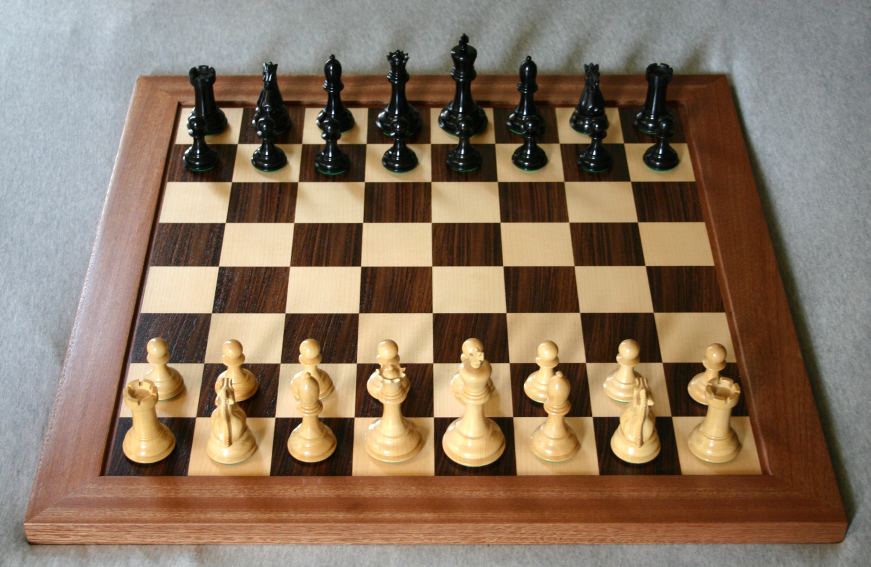
#> input picture test.jpg, 2611 x 1699 px (shown at 1/3 size)
$ python -i grid_detection.py   (imports and definitions only)   (older library calls are emulated)
#> lines starting #> are read from the running program, lines starting #| are printed output that depends on the picture; after the words box and inside, x2 and y2 are one past the last pixel; in counts of white or black regions, pixels touching at a corner belong together
#> further down, picture is the input picture: shape (1699, 2611, 3); mean B, G, R 97.9, 117.7, 137.7
import cv2
import numpy as np
from sklearn.cluster import AgglomerativeClustering, DBSCAN
from scipy.spatial.distance import pdist, squareform


# [36 lines left out: functions _absolute_angle_difference, get_intersections, _get_intersection, _fix_negative_rho, not called in this run]


def get_lines(image):
    gray = cv2.cvtColor(image, cv2.COLOR_BGR2GRAY)
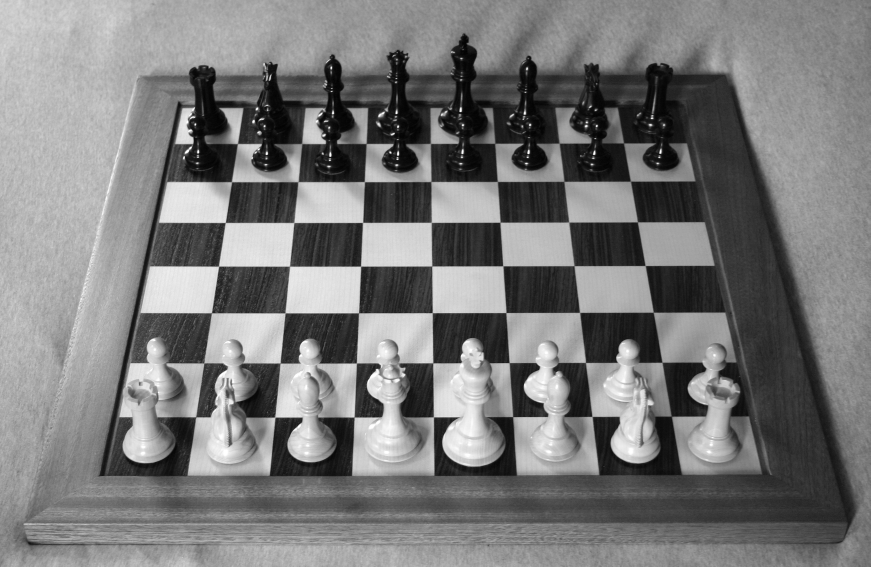
#> gray: shape (1699, 2611) (shown at 1/3 size); min 0, max 255, mean 121.4
    edged = cv2.Canny(gray, 90, 400)
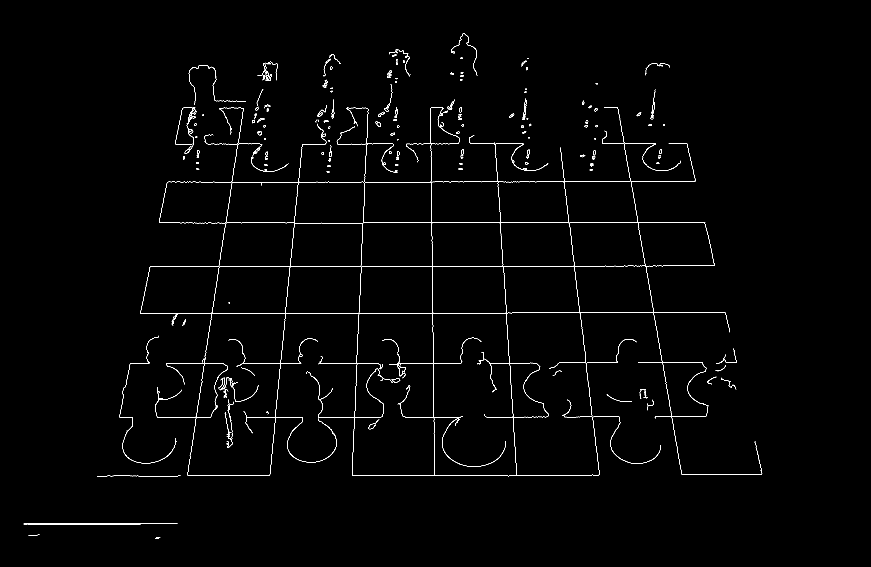
#> edged: shape (1699, 2611) (shown at 1/3 size); 0.81% white in thin lines or dots, all inside (x1, y1, x2, y2) = (71, 100, 2287, 1617)
    return cv2.HoughLines(edged, 1, np.pi / 360, 100)


# [211 lines left out: functions compute_vertical_and_horizontal_lines, cluster_similar_lines, computeOptimalHomography, warpImage, inferMissingLines, findAllIntersection, not called in this run]

>>> import cv2
>>> picture = cv2.imread('test.jpg')
>>> result = get_lines(picture)
#> result = 175 rows, first 8: [799, 1.57], [939, 1.57], [668, 1.57], [546, 1.57], [1427, 1.57], [1117, 0.0436], [1090, 1.57], [1252, 1.57]

$ run again, on 3828.png
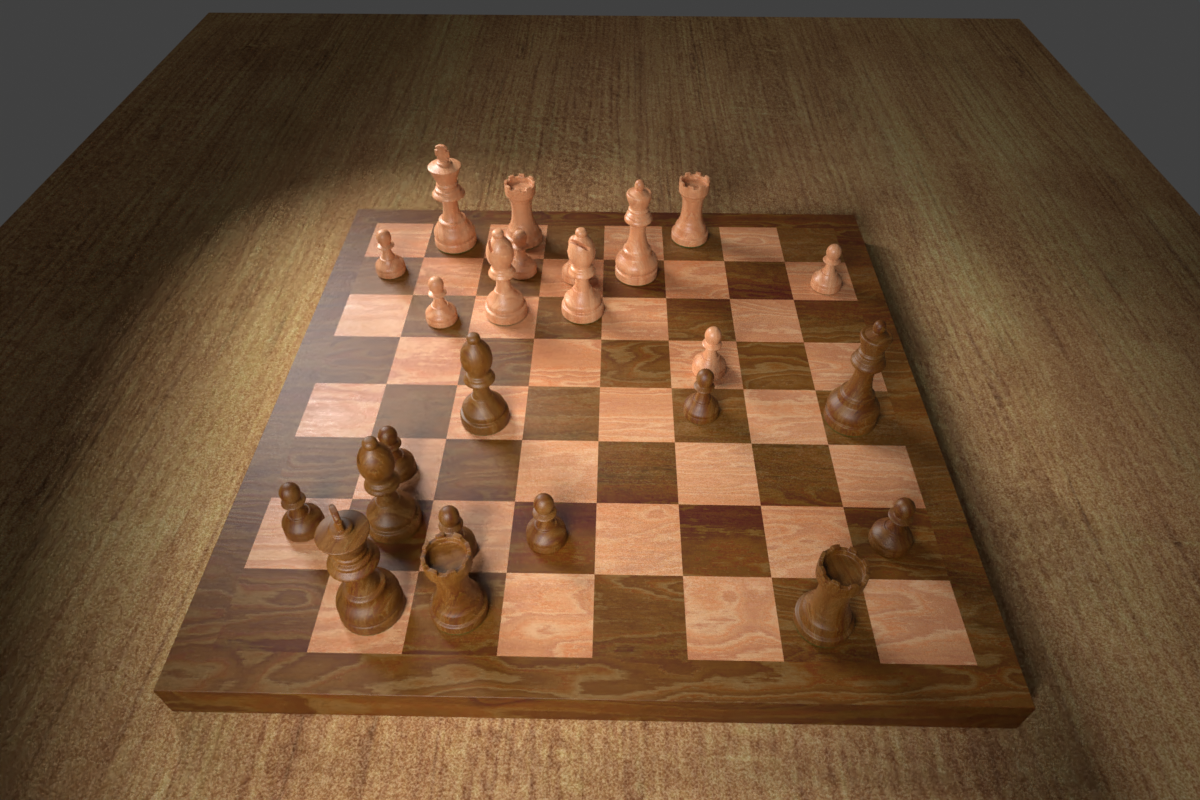
#> input picture 3828.png, 1200 x 800 px
#> picture is the input picture: shape (800, 1200, 3); mean B, G, R 54.3, 79.8, 108
#> in get_lines, `gray = cv2.cvtColor(image, cv2.COLOR_BGR2GRAY)`:
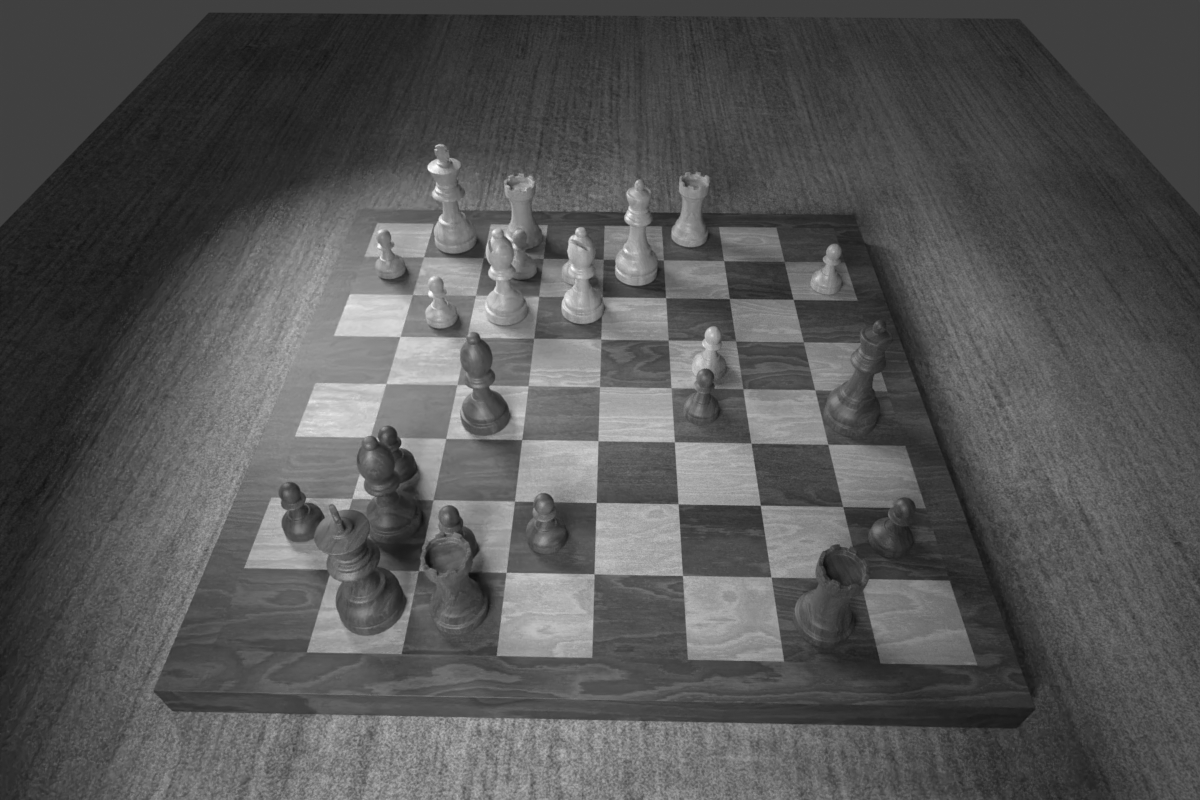
#> gray: shape (800, 1200); min 15, max 255, mean 85.3
#> in get_lines, `edged = cv2.Canny(gray, 90, 400)`:
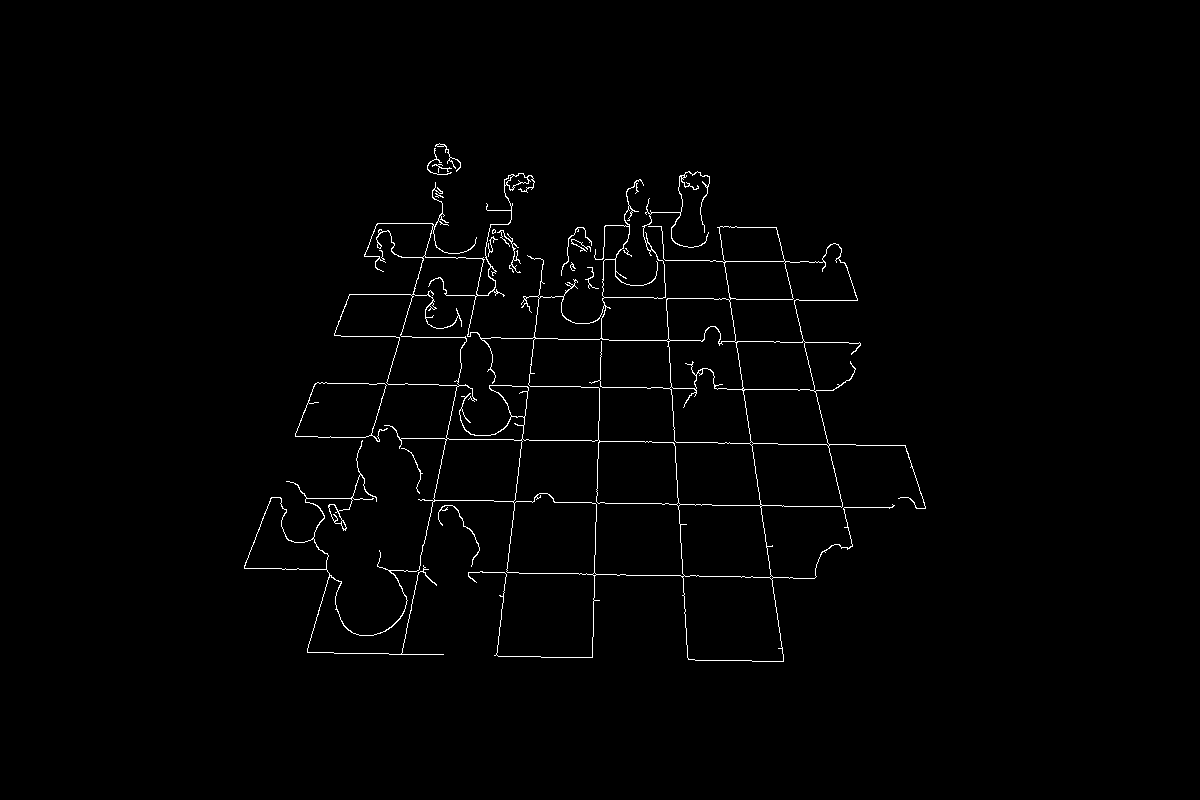
#> edged: shape (800, 1200); 1.2% white in thin lines or dots, all inside (x1, y1, x2, y2) = (244, 143, 926, 662)
#> result = 49 rows, first 8: [492, 1.59], [-646, 3.08], [430, 1.59], [-677, 2.99], [479, 0.288], [609, 0.0262], [563, 1.59], [376, 1.59]
